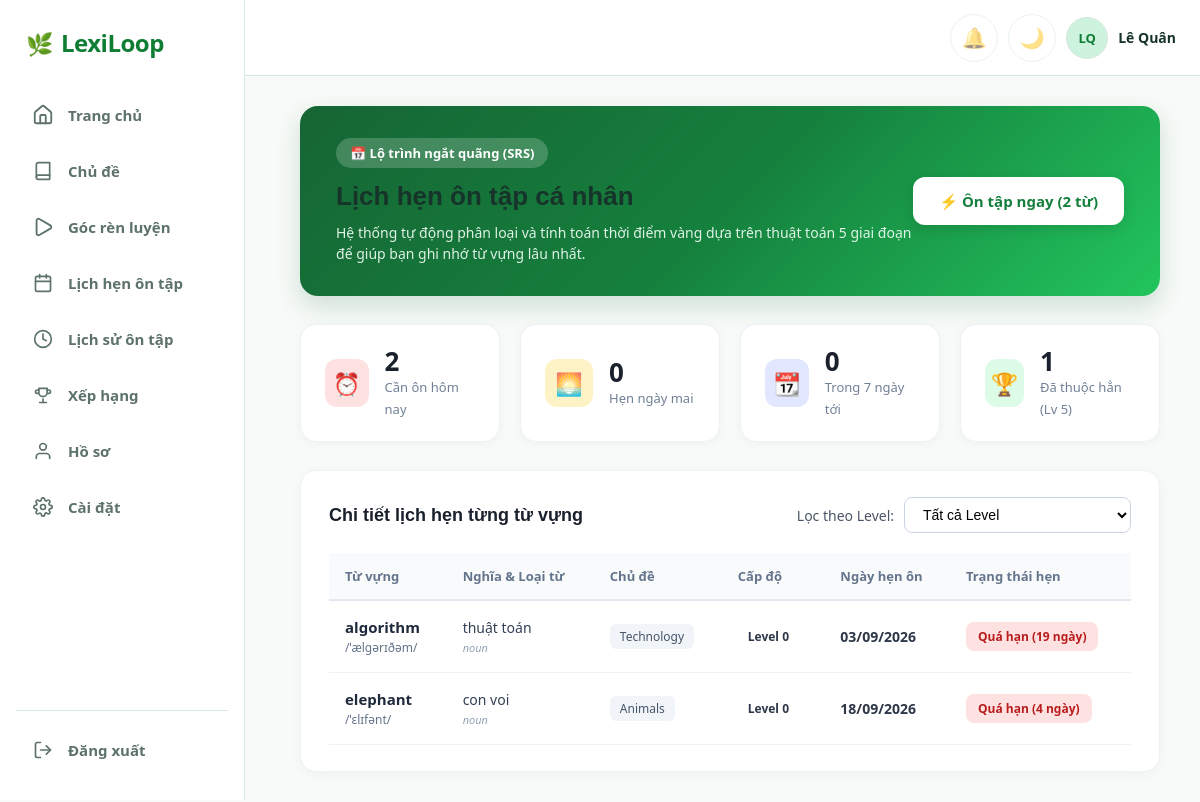
The page /pages/user/C_LichHen.php (signed in) on the database its author committed.
### tables this page shows
CREATE TABLE `user_vocab_progress` (
  `id` int NOT NULL,
  `user_id` int NOT NULL,
  `vocabulary_id` int NOT NULL,
  `status` enum('new','learning','mastered') DEFAULT 'new',
  `ease_factor` float DEFAULT '2.5',
  `interval_days` int DEFAULT '0',
  `repetitions` int DEFAULT '0',
  `next_review_date` date DEFAULT NULL,
  `last_reviewed_at` datetime DEFAULT NULL,
  `last_quality_rating` tinyint DEFAULT NULL,
  `level` int DEFAULT '0'
);

CREATE TABLE `vocabulary` (
  `id` int NOT NULL,
  `topic_id` int DEFAULT NULL,
  `word` varchar(100) NOT NULL,
  `pronunciation` varchar(100) DEFAULT NULL,
  `part_of_speech` varchar(30) DEFAULT NULL,
  `meaning` text NOT NULL,
  `example_sentence` text,
  `created_by` int DEFAULT NULL,
  `created_at` datetime DEFAULT CURRENT_TIMESTAMP,
  `audio_url` varchar(255) DEFAULT NULL
);

CREATE TABLE `Topics` (
  `topicID` int NOT NULL,
  `topicName` varchar(100) NOT NULL,
  `topicDescription` text,
  `category` varchar(20) NOT NULL DEFAULT 'common',
  `created_by` int DEFAULT NULL,
  `topicCreated_at` datetime DEFAULT CURRENT_TIMESTAMP
);

### pages/user/C_LichHen.php (the view, shortened to what this page needs)
<?php
require_once __DIR__ . '/../../Connect.php';
$user_id = $_SESSION['user_id'] ?? $_SESSION['userID'] ?? 3;
$sql_due_today = "SELECT COUNT(*) AS total FROM user_vocab_progress WHERE user_id = ? AND next_review_date <= CURDATE() AND level < 5";
$stmt = mysqli_prepare($link, $sql_due_today);
mysqli_stmt_bind_param($stmt, "i", $user_id);
mysqli_stmt_execute($stmt);
$count_today = mysqli_fetch_assoc(mysqli_stmt_get_result($stmt))['total'] ?? 0;
$sql_tomorrow = "SELECT COUNT(*) AS total FROM user_vocab_progress WHERE user_id = ? AND next_review_date = DATE_ADD(CURDATE(), INTERVAL 1 DAY) AND level < 5";
$stmt = mysqli_prepare($link, $sql_tomorrow);
mysqli_stmt_bind_param($stmt, "i", $user_id);
mysqli_stmt_execute($stmt);
$count_tomorrow = mysqli_fetch_assoc(mysqli_stmt_get_result($stmt))['total'] ?? 0;
$sql_upcoming = "SELECT COUNT(*) AS total FROM user_vocab_progress WHERE user_id = ? AND next_review_date BETWEEN DATE_ADD(CURDATE(), INTERVAL 2 DAY) AND DATE_ADD(CURDATE(), INTERVAL 7 DAY) AND level < 5";
$stmt = mysqli_prepare($link, $sql_upcoming);
mysqli_stmt_bind_param($stmt, "i", $user_id);
mysqli_stmt_execute($stmt);
$count_upcoming = mysqli_fetch_assoc(mysqli_stmt_get_result($stmt))['total'] ?? 0;
$sql_mastered = "SELECT COUNT(*) AS total FROM user_vocab_progress WHERE user_id = ? AND (level >= 5 OR status = 'mastered')";
$stmt = mysqli_prepare($link, $sql_mastered);
mysqli_stmt_bind_param($stmt, "i", $user_id);
mysqli_stmt_execute($stmt);
$count_mastered = mysqli_fetch_assoc(mysqli_stmt_get_result($stmt))['total'] ?? 0;
$filter_level = isset($_GET['level']) ? intval($_GET['level']) : 0;
$where_level = ($filter_level > 0) ? "AND p.level = $filter_level" : "";
$sql_list = "
    SELECT
        v.id,
        v.word,
        v.meaning,
        v.pronunciation,
        v.part_of_speech,
        t.topicName,
        p.level,
        p.next_review_date,
        p.last_reviewed_at,
        DATEDIFF(p.next_review_date, CURDATE()) AS days_diff
    FROM user_vocab_progress p
    JOIN vocabulary v ON p.vocabulary_id = v.id
    LEFT JOIN Topics t ON v.topic_id = t.topicID
    WHERE p.user_id = ? $where_level
    ORDER BY p.next_review_date ASC, p.level ASC
";
$stmt = mysqli_prepare($link, $sql_list);
mysqli_stmt_bind_param($stmt, "i", $user_id);
mysqli_stmt_execute($stmt);
$result_list = mysqli_stmt_get_result($stmt);
$schedule_words = [];
while ($row = mysqli_fetch_assoc($result_list)) {
    $schedule_words[] = $row;
}
?>
<!DOCTYPE html>
<html lang="vi">
<head>
    <link rel="stylesheet" href="../../CSS/Style.css">
    <link rel="stylesheet" href="../../CSS/topheader.css">
    <link rel="stylesheet" href="../../CSS/responsive.css">
    <link rel="stylesheet" href="../../CSS/C_LichHen.css">
</head>
<body class="C_LichHen_body">
    <?php
    include '../../includes/topheader.php';
    ?>
    <?php include '../../includes/sidebar_user.php'; ?>
    <div class="C_LichHen_layoutWrapper">
        <main class="C_LichHen_mainContent">
            <section class="C_LichHen_headerCard">
                <div class="C_LichHen_headerInfo">
                    <span class="C_LichHen_headerBadge">📅 Lộ trình ngắt quãng (SRS)</span>
                    <h2 class="C_LichHen_headerTitle">Lịch hẹn ôn tập cá nhân</h2>
                    <p class="C_LichHen_headerDesc">
                        Hệ thống tự động phân loại và tính toán thời điểm vàng dựa trên thuật toán 5 giai đoạn để giúp bạn ghi nhớ từ vựng lâu nhất.
                    </p>
                </div>
                <?php if ($count_today > 0): ?>
                    <a href="C_HocFlashcard.php?mode=review" class="C_LichHen_btnStartNow">
                        ⚡ Ôn tập ngay (<?= $count_today ?> từ)
                    </a>
                <?php else: ?>
                    <button class="C_LichHen_btnStartNow is-disabled" disabled>
                        ✔ Hôm nay đã xong
                    </button>
                <?php endif; ?>
            </section>
            <section class="C_LichHen_statsGrid">
                <div class="C_LichHen_statCard card-today">
                    <div class="C_LichHen_statIcon">⏰</div>
                    <div class="C_LichHen_statDetail">
                        <span class="C_LichHen_statVal"><?= $count_today ?></span>
                        <span class="C_LichHen_statLabel">Cần ôn hôm nay</span>
                    </div>
                </div>
                <div class="C_LichHen_statCard card-tomorrow">
                    <div class="C_LichHen_statIcon">🌅</div>
                    <div class="C_LichHen_statDetail">
                        <span class="C_LichHen_statVal"><?= $count_tomorrow ?></span>
                        <span class="C_LichHen_statLabel">Hẹn ngày mai</span>
                    </div>
                </div>
                <div class="C_LichHen_statCard card-week">
                    <div class="C_LichHen_statIcon">📆</div>
                    <div class="C_LichHen_statDetail">
                        <span class="C_LichHen_statVal"><?= $count_upcoming ?></span>
                        <span class="C_LichHen_statLabel">Trong 7 ngày tới</span>
                    </div>
                </div>
                <div class="C_LichHen_statCard card-mastered">
                    <div class="C_LichHen_statIcon">🏆</div>
                    <div class="C_LichHen_statDetail">
                        <span class="C_LichHen_statVal"><?= $count_mastered ?></span>
                        <span class="C_LichHen_statLabel">Đã thuộc hẳn (Lv 5)</span>
                    </div>
                </div>
            </section>
            <section class="C_LichHen_tableSection">
                <div class="C_LichHen_tableHeader">
                    <h3 class="C_LichHen_tableTitle">Chi tiết lịch hẹn từng từ vựng</h3>
                    <div class="C_LichHen_filters">
                        <label for="filterLevel">Lọc theo Level:</label>
                        <select id="filterLevel" class="C_LichHen_select" onchange="filterByLevel(this.value)">
                            <option value="0" <?= $filter_level === 0 ? 'selected' : '' ?>>Tất cả Level</option>
                        </select>
                    </div>
                </div>
                <div class="C_LichHen_tableWrapper">
                    <?php if (empty($schedule_words)): ?>
                        <div class="C_LichHen_emptyState">
                            <img src="../../assets/images/empty-box.svg" alt="Empty" onerror="this.style.display='none'">
                            <p>Không có từ vựng nào trong danh sách lịch hẹn hiện tại.</p>
                            <a href="../main/B_DanhSachTuVung.php" class="C_LichHen_btnStudyMore">Học thêm từ mới</a>
                        </div>
                    <?php else: ?>
                        <table class="C_LichHen_table">
                            <thead>
                                <tr>
                                    <th>Từ vựng</th>
                                    <th>Nghĩa & Loại từ</th>
                                    <th>Chủ đề</th>
                                    <th>Cấp độ</th>
                                    <th>Ngày hẹn ôn</th>
                                    <th>Trạng thái hẹn</th>
                                </tr>
                            </thead>
                            <tbody>
                                <?php foreach ($schedule_words as $w):
                                    $diff = (int)$w['days_diff'];
                                    $level = (int)$w['level'];
                                    if ($level >= 5) {
                                        $badgeClass = 'badge-mastered';
                                        $badgeText = 'Đã thuộc hẳn';
                                    } elseif ($diff <= 0) {
                                        $badgeClass = 'badge-due';
                                        $badgeText = ($diff === 0) ? 'Đến hạn hôm nay' : 'Quá hạn (' . abs($diff) . ' ngày)';
                                    } elseif ($diff === 1) {
                                        $badgeClass = 'badge-tomorrow';
                                        $badgeText = 'Hẹn ngày mai';
                                    } else {
                                        $badgeClass = 'badge-future';
                                        $badgeText = 'Còn ' . $diff . ' ngày nữa';
                                    }
                                ?>
                                    <tr>
                                        <td>
                                            <span class="C_LichHen_word"><?= htmlspecialchars($w['word']) ?></span>
                                            <span class="C_LichHen_pronun"><?= htmlspecialchars($w['pronunciation'] ?? '') ?></span>
                                        </td>
                                        <td>
                                            <span class="C_LichHen_meaning"><?= htmlspecialchars($w['meaning']) ?></span>
                                            <span class="C_LichHen_pos"><?= htmlspecialchars($w['part_of_speech'] ?? '') ?></span>
                                        </td>
                                        <td>
                                            <span class="C_LichHen_topicTag"><?= htmlspecialchars($w['topicName'] ?? 'Chung') ?></span>
                                        </td>
                                        <td>
                                            <span class="C_LichHen_levelPill level-<?= $level ?>">
                                                Level <?= $level ?>
                                            </span>
                                        </td>
                                        <td>
                                            <strong><?= date('d/m/Y', strtotime($w['next_review_date'])) ?></strong>
                                        </td>
                                        <td>
                                            <span class="C_LichHen_statusBadge <?= $badgeClass ?>">
                                                <?= $badgeText ?>
                                            </span>
                                        </td>
                                    </tr>
                                <?php endforeach; ?>
                            </tbody>
                        </table>
                    <?php endif; ?>
                </div>
            </section>
        </main>
    </div>
</body>
</html>

### CSS/Style.css (style rules this page uses)
*, *::before, *::after { box-sizing: border-box; }
:root { --color-primary: #0e7748; --color-primary-dark: #0f7e34; --color-primary-light: #cdf2dd; --color-accent: #2563eb; --color-accent-dark: #1d4ed8; --color-accent-light: #eff6ff; --color-warning: #b45309; --color-warning-light: #fff7ed; --color-success: #15803d; --color-danger: #c2413b; --color-danger-light: #fef2f2; --color-background: #f6fbf8; --color-surface: #ffffff; --color-white: #ffffff; --color-border: #d7e8df; --color-text: #17342a; --color-text-muted: #5d7268; --sidebar-width: 245px; --sidebar-width-collapsed: 76px; }
h2 { font-family: Arial, sans-serif; font-size: 32px; font-weight: 600; line-height: 1.3; color: var(--color-text); }
h3 { font-family: Arial, sans-serif; font-size: 24px; font-weight: 600; line-height: 1.3; color: var(--color-text); }
p { margin: 0; font-size: 16px; line-height: 1.6; color: var(--color-text-muted); }
a { text-decoration: none; color: var(--color-primary); }
body { margin: 0; padding: 0; background-color: var(--color-background); color: var(--color-text); font-family: -apple-system, BlinkMacSystemFont, "Segoe UI", Roboto, sans-serif; }

### CSS/responsive.css (style rules this page uses)
*, *::before, *::after { box-sizing: border-box; }
p, h1, h2, h3, h4, a, button, label, td, th { overflow-wrap: anywhere; }

### rows shown on the page
user_vocab_progress: vocabulary.word "algorithm", vocabulary.pronunciation "/ˈælɡərɪðəm/", vocabulary.meaning "thuật toán", vocabulary.part_of_speech "noun", topics.topicName "Technology", level "0", next_review_date "03/09/2026", badgeText "Quá hạn (19 ngày)"
user_vocab_progress: vocabulary.word "elephant", vocabulary.pronunciation "/ˈɛlɪfənt/", vocabulary.meaning "con voi", vocabulary.part_of_speech "noun", topics.topicName "Animals", level "0", next_review_date "18/09/2026", badgeText "Quá hạn (4 ngày)"

### other values the page prints
$headerInitials "LQ"
$headerUserName "Lê Quân"
$count_today "2"
$count_tomorrow "0"
$count_upcoming "0"
$count_mastered "1"
